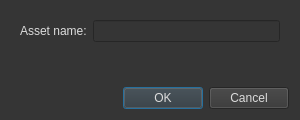
<?xml version="1.0" encoding="UTF-8"?>
<ui version="4.0">
 <class>Dialog</class>
 <widget class="QDialog" name="Dialog">
  <property name="geometry">
   <rect>
    <x>0</x>
    <y>0</y>
    <width>300</width>
    <height>120</height>
   </rect>
  </property>
  <property name="minimumSize">
   <size>
    <width>300</width>
    <height>120</height>
   </size>
  </property>
  <property name="maximumSize">
   <size>
    <width>300</width>
    <height>120</height>
   </size>
  </property>
  <property name="font">
   <font>
    <family>Segoe UI</family>
   </font>
  </property>
  <property name="windowTitle">
   <string>New Asset</string>
  </property>
  <property name="styleSheet">
   <string notr="true">background-color: rgb(53, 53, 53);
color: rgb(220, 220, 220);</string>
  </property>
  <layout class="QVBoxLayout" name="verticalLayout">
   <item>
    <widget class="QWidget" name="widget" native="true">
     <layout class="QFormLayout" name="formLayout">
      <item row="0" column="0">
       <widget class="QLabel" name="label_2">
        <property name="text">
         <string>Asset name:</string>
        </property>
       </widget>
      </item>
      <item row="0" column="1">
       <widget class="QLineEdit" name="editAssetName"/>
      </item>
     </layout>
    </widget>
   </item>
   <item>
    <widget class="QDialogButtonBox" name="buttonBox">
     <property name="orientation">
      <enum>Qt::Horizontal</enum>
     </property>
     <property name="standardButtons">
      <set>QDialogButtonBox::Cancel|QDialogButtonBox::Ok</set>
     </property>
    </widget>
   </item>
  </layout>
 </widget>
 <resources/>
 <connections>
  <connection>
   <sender>buttonBox</sender>
   <signal>accepted()</signal>
   <receiver>Dialog</receiver>
   <slot>accept()</slot>
   <hints>
    <hint type="sourcelabel">
     <x>248</x>
     <y>254</y>
    </hint>
    <hint type="destinationlabel">
     <x>157</x>
     <y>274</y>
    </hint>
   </hints>
  </connection>
  <connection>
   <sender>buttonBox</sender>
   <signal>rejected()</signal>
   <receiver>Dialog</receiver>
   <slot>reject()</slot>
   <hints>
    <hint type="sourcelabel">
     <x>316</x>
     <y>260</y>
    </hint>
    <hint type="destinationlabel">
     <x>286</x>
     <y>274</y>
    </hint>
   </hints>
  </connection>
 </connections>
</ui>
